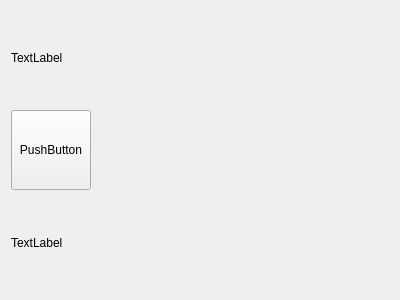
<?xml version="1.0" encoding="UTF-8"?>
<ui version="4.0">
 <class>Widget</class>
 <widget class="QWidget" name="Widget">
  <property name="geometry">
   <rect>
    <x>0</x>
    <y>0</y>
    <width>400</width>
    <height>300</height>
   </rect>
  </property>
  <property name="windowTitle">
   <string>Widget</string>
  </property>
  <layout class="QGridLayout" name="gridLayout">
   <item row="0" column="0">
    <widget class="QLabel" name="label">
     <property name="text">
      <string>TextLabel</string>
     </property>
    </widget>
   </item>
   <item row="1" column="0">
    <widget class="QPushButton" name="pushButton">
     <property name="minimumSize">
      <size>
       <width>0</width>
       <height>80</height>
      </size>
     </property>
     <property name="text">
      <string>PushButton</string>
     </property>
    </widget>
   </item>
   <item row="1" column="1">
    <spacer name="horizontalSpacer">
     <property name="orientation">
      <enum>Qt::Horizontal</enum>
     </property>
     <property name="sizeHint" stdset="0">
      <size>
       <width>40</width>
       <height>20</height>
      </size>
     </property>
    </spacer>
   </item>
   <item row="2" column="0">
    <widget class="QLabel" name="label_2">
     <property name="text">
      <string>TextLabel</string>
     </property>
    </widget>
   </item>
  </layout>
 </widget>
 <layoutdefault spacing="6" margin="11"/>
 <resources/>
 <connections/>
</ui>
